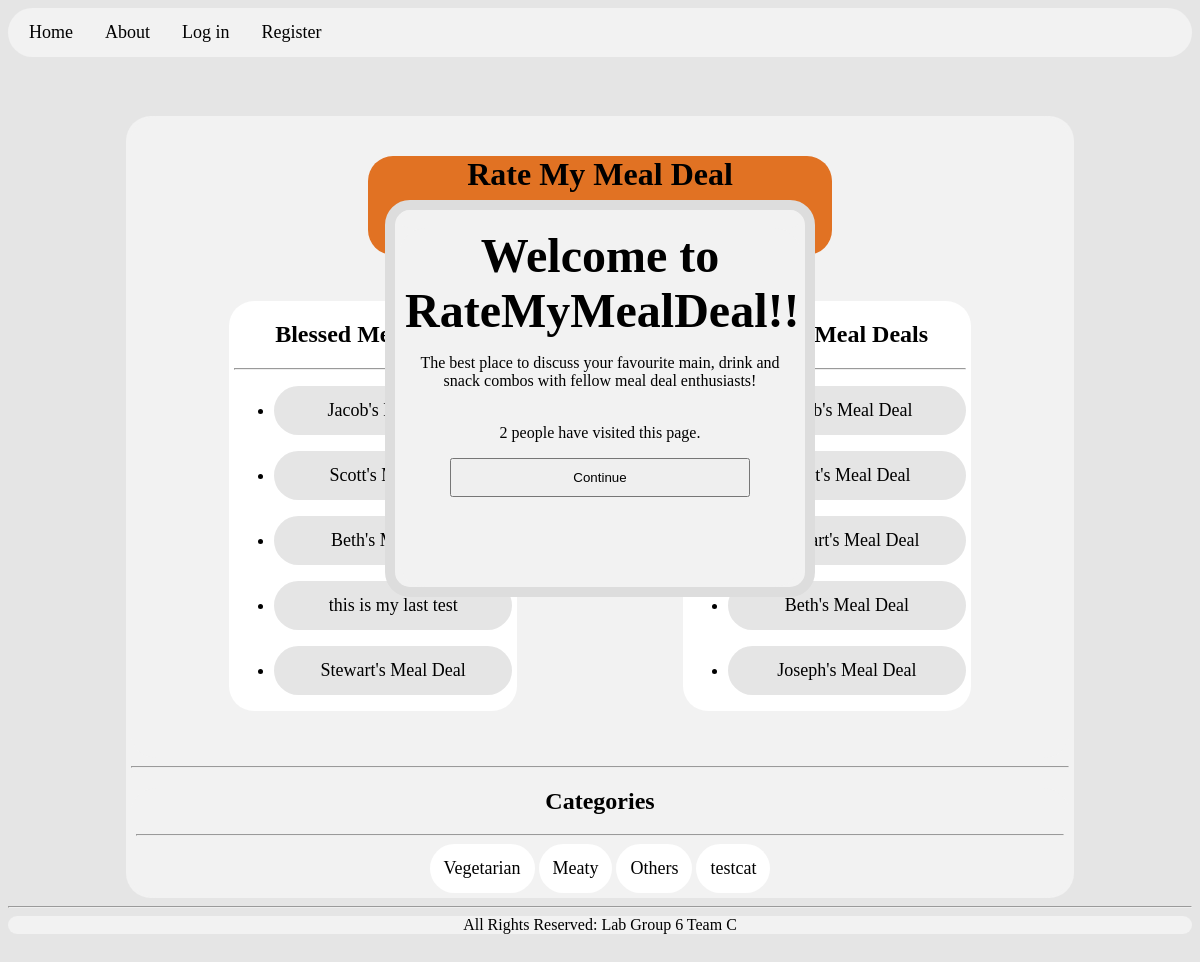
/, run on an earlier commit of the app's database.
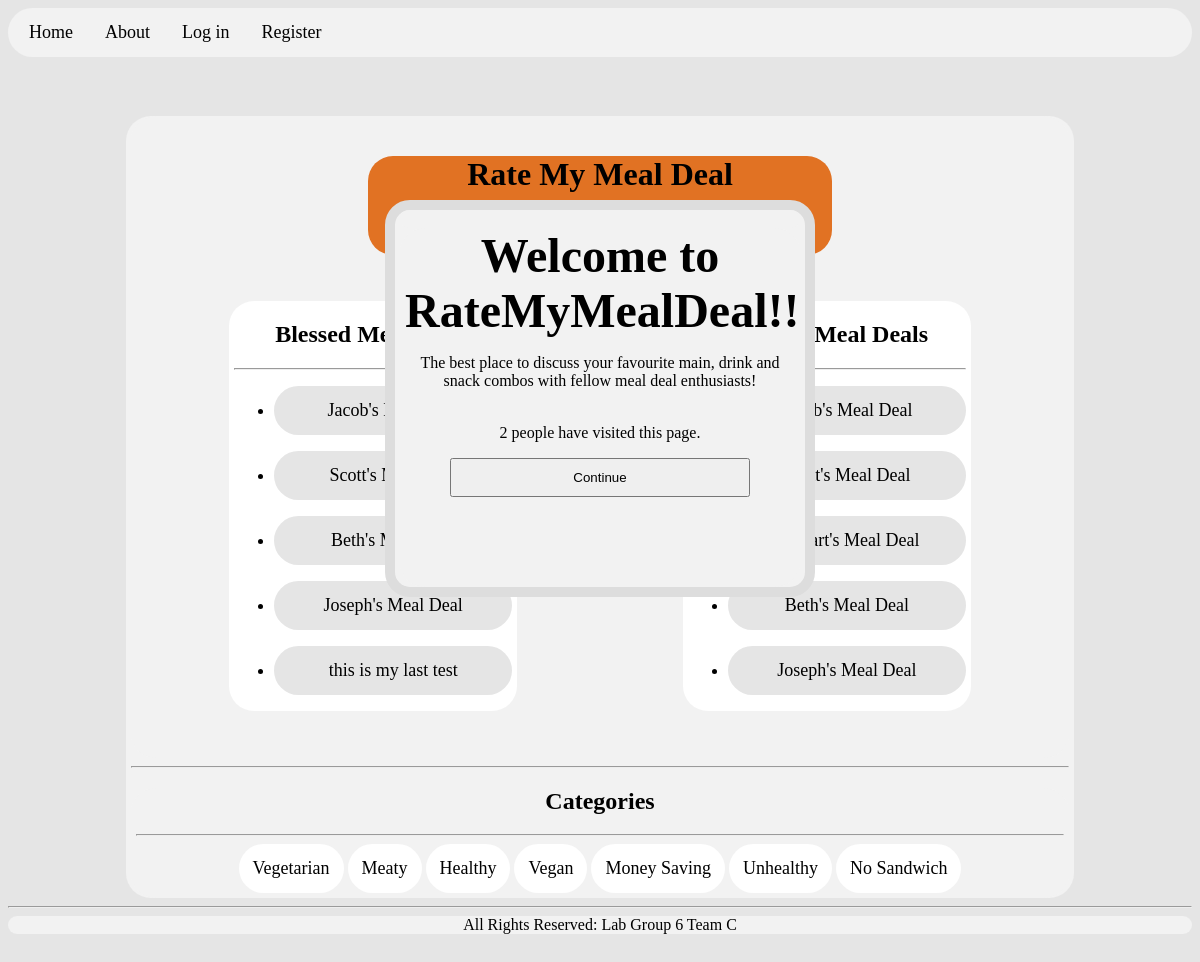
And on a later commit of the database.
### meal_deal/models.py (models this page shows, shortened)
class Meal_Deal(models.Model):
    pic = models.ImageField(upload_to = 'uploads', null=True)
    category = models.ForeignKey(Category)
    title = models.CharField(max_length=128)
    description = models.CharField(max_length=1000)
    slug = models.SlugField(unique=True)
    views = models.IntegerField(default=0)
    likes = models.IntegerField(default=0)
    dislikes = models.IntegerField(default=0)

class Category(models.Model):
    name = models.CharField(max_length=128, unique=True)
    likes = models.IntegerField(default=0)
    views = models.IntegerField(default=0)
    slug = models.SlugField(unique=True)
    class Meta:
        verbose_name_plural = 'Categories'

### meal_deal/views.py (the view)
# urls.py: url(r'^$', views.index, name='index'),
def index(request):
    category_list = Category.objects.order_by('-likes')
    blessed_list = Meal_Deal.objects.order_by('-likes')[:5]
    roasted_list = Meal_Deal.objects.order_by('-dislikes')[:5]
    context_dict = {'categories': category_list, 'blessed_deals':blessed_list, 'roasted_deals': roasted_list}
    visitor_cookie_handler(request)
    context_dict['visits'] = request.session['visits']
    return render(request, 'meal_deal/index.html', context=context_dict)

### meal_deal/views.py (called while the page is built)
def get_server_side_cookie(request, cookie, default_val=None):
    val = request.session.get(cookie)
    if not val:
        val = default_val
    return val

def visitor_cookie_handler(request):
    visits = int(get_server_side_cookie(request, 'visits', '1'))
    visits = visits + 1
    request.session['visits'] = visits

### templates/meal_deal/index.html (shortened to what this page needs)
{% extends 'meal_deal/base.html' %}
{% load staticfiles %}
{% block body_block %}
		<div>
		<br>
		<div class="logo">
		<h1>Rate My Meal Deal</h1>
		Welcome to the best<br>
		</div>
		<div class="column-l">
		<h2>Blessed Meal Deals</h2>
		<hr>
		{% if blessed_deals %}
		<ul>
			{% for meal_deal in blessed_deals %}
				<li><a href="/meal_deal/deals/{{ meal_deal.slug }}">{{ meal_deal.title }}</a></li> <p>
			{% endfor %}
		</ul>
		{% else %}
			<strong>There are no meal deals present.</strong>
		{% endif %}
		</div>
		<div class="column-r">
		<h2>Roasted Meal Deals</h2>
		<hr>
		{% if roasted_deals %}
		<ul>
			{% for meal_deal in roasted_deals %}
				<li><a href="/meal_deal/deals/{{ meal_deal.slug }}">{{ meal_deal.title }}</a></li> <p>
			{% endfor %}
		</ul>
		{% else %}
			<strong>There are no meal deals present.</strong>
		{% endif %}
		</div>
		</div>
		<hr>
		<div class="categories">
		<h2 style="text-align: center">Categories</h2>
		<hr>
		{% if categories %}
			{% for category in categories %}
				<a href="/meal_deal/category/{{ category.slug }}">{{ category.name }}</a>
			{% endfor %}
		{% else %}
			<strong>There are no categories present.</strong>
		{% endif %}
		</div>
		<div id="welcome">
			<b><center><font size="7">Welcome to RateMyMealDeal!!</font></b>
			<p> The best place to discuss your favourite main, drink and snack combos with fellow meal deal enthusiasts! </p>
			<br> {{ visits }} people have visited this page. </br>
			<p><button class="continueBtn">Continue</button> </p></center>
		</div>
{% endblock %}

What changed in the data, as far as the page shows it:
no longer on one of the page's lists (row edited): Meal_Deal: title "Stewart's Meal Deal"
removed Category: name "Others"
removed Category: name "testcat"
now on one of the page's lists (row edited): Meal_Deal: title "Joseph's Meal Deal"
added Category: name "Healthy"
added Category: name "Vegan"
added Category: name "Money Saving"
added Category: name "Unhealthy"
added Category: name "No Sandwich"
